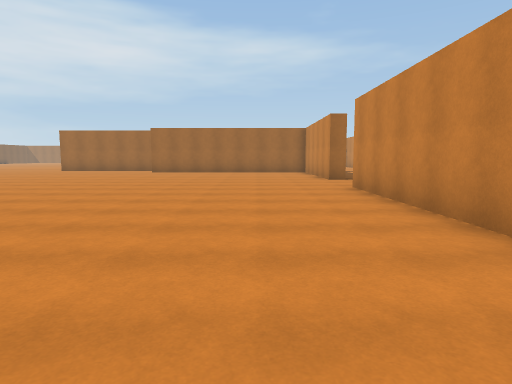
[1] (above)

21 first-person views from a walk through a scene from a Unity 3-D project. The camera is 1.4 m above the floor, tilts 6° down and sees 75° across. Doors are open. The floor is counted in squares, 2 m on a side. Each view is taken from the middle of a square. On the plan, view 1 faces up. The plan holds only what a view shows up to about 10 squares ahead; the rest is blank. The place goes on beyond the plan. The player is left out.

[2]
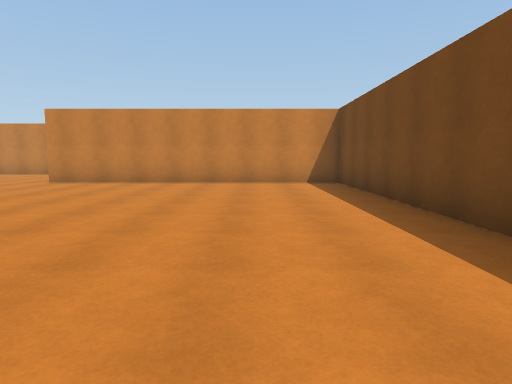

[3]
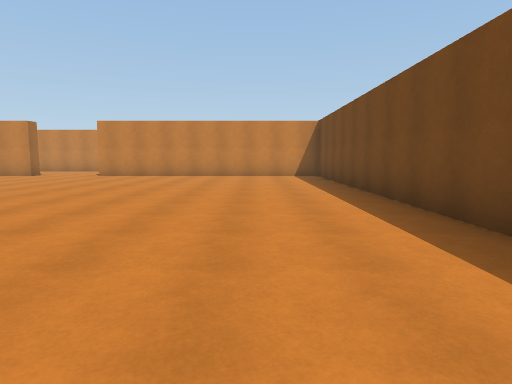

[4]
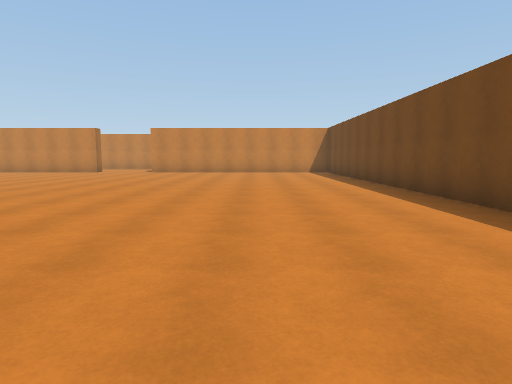

[5]
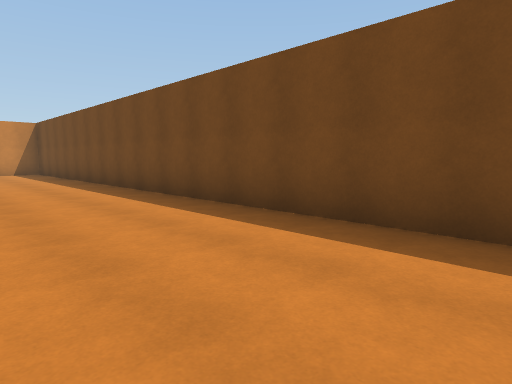

[6]
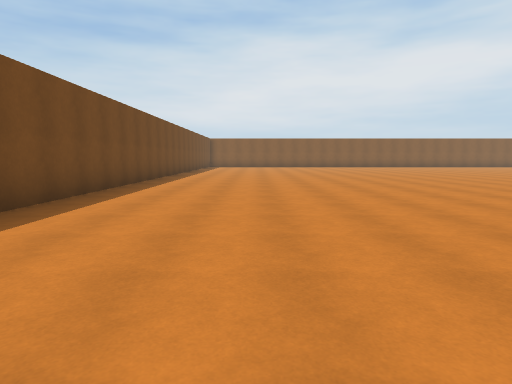

[7]
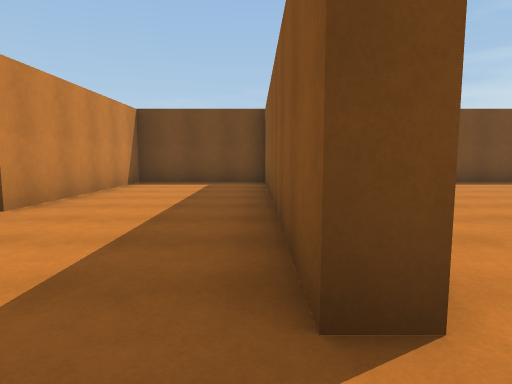

[8]
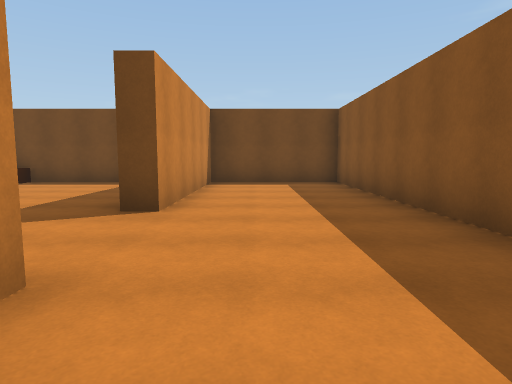

[9]
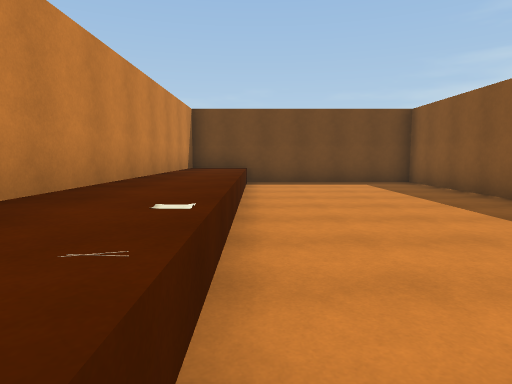

[10]
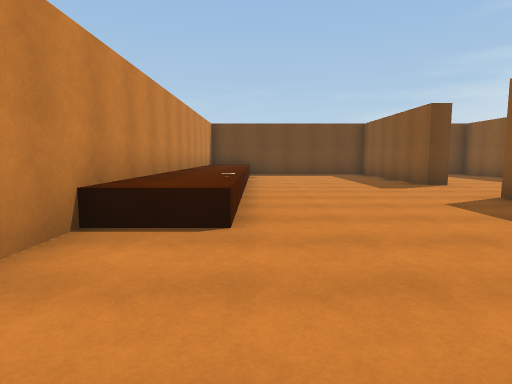

[11]
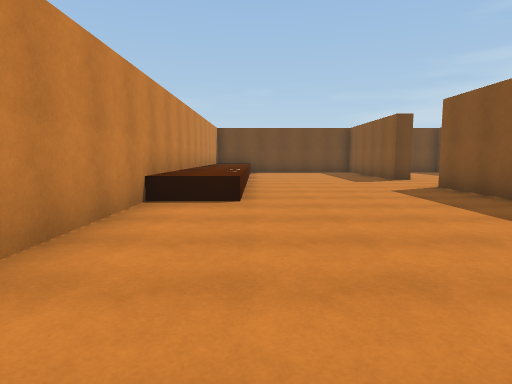

[12]
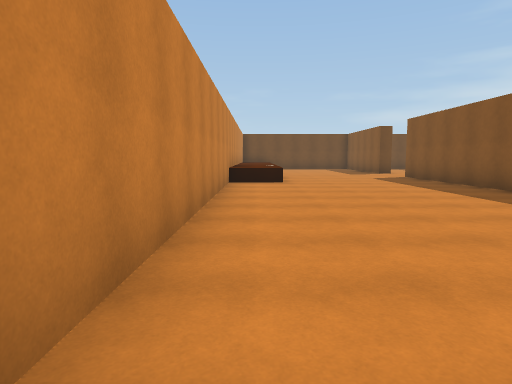

[13]
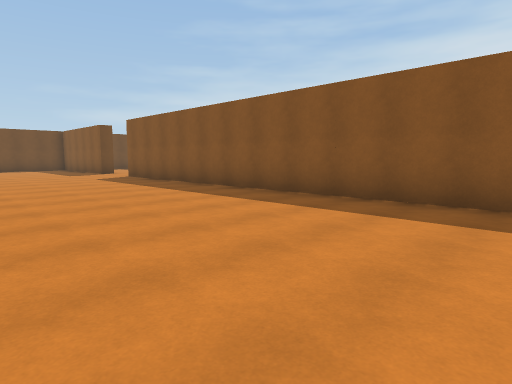

[14]
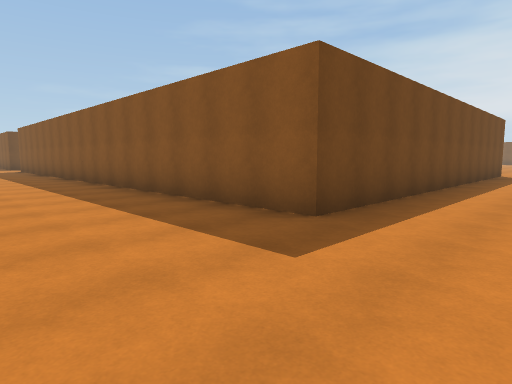

[15]
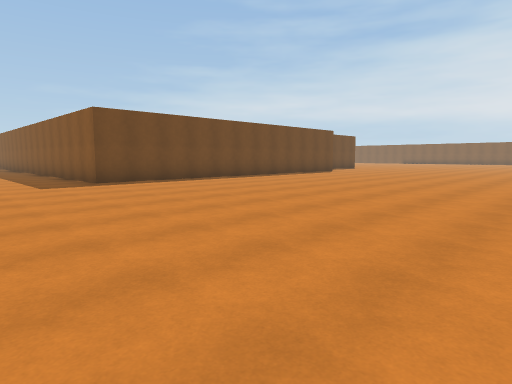

[16]
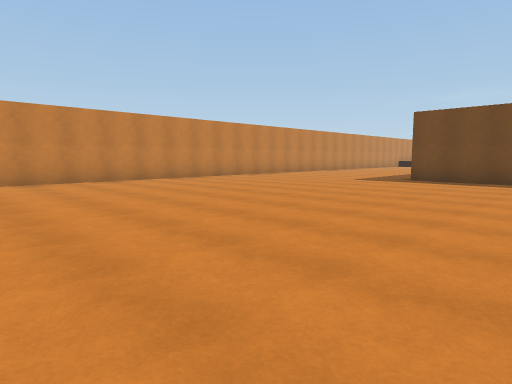

[17]
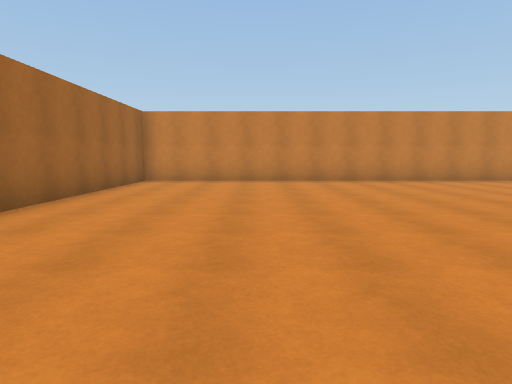

[18]
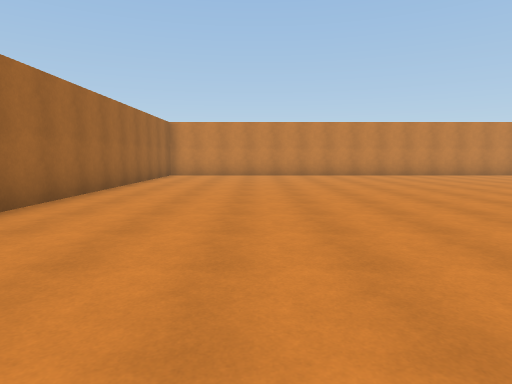

[19]
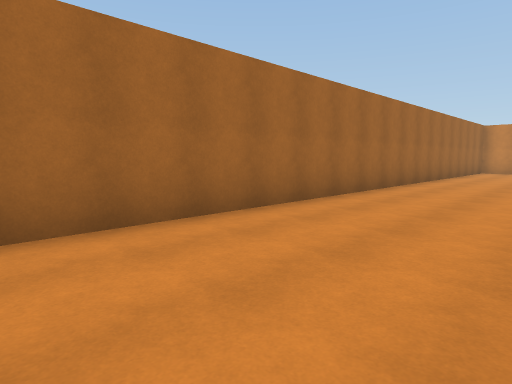

[20]
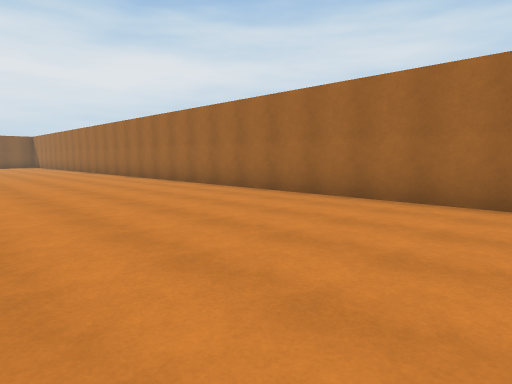

[21]
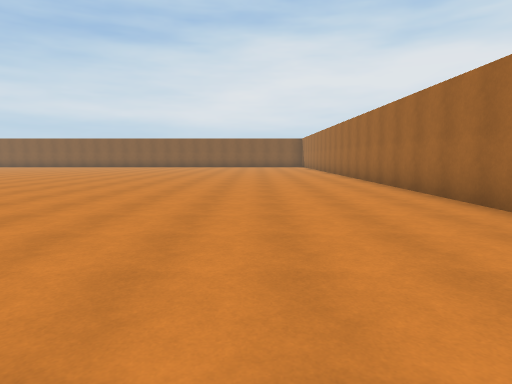

### Floor plan
Points are (right, up) in squares from view 1. A wall is a line through its corners. A room is listed if a view was taken in it or the views show most of it. See-through windows are left out.
Room 1 (views 1, 2, 3, 4, 5, 6)
walls: (-13.1, -0.3) (2.3, -0.3) (2.3, 7.8)
ways out: opening at (3, 9) to room 2
Room 2 (views 7, 8, 9, 10, 11, 12, 13, 14, 15, 16, 17, 18, 19, 20, 21)
walls: (-2, 23.8) (6.7, 23.8) (6.7, 7.2); (12.7, 28.5) (12.7, 39.2) (-13, 39.2); (2.3, 7.8) (2.7, 7.8) (2.7, -0.3) (6.2, -0.3) (6.2, 4.8) (6.7, 4.8) (6.7, -0.3) (12.7, -0.3) (12.7, 18.1)
low walls: (11.2, 8.8) (11.2, 9.8) (12.8, 9.8); (11.2, 7.6) (11.2, 8.6); (11.2, 5.5) (11.2, 6.6); (11.2, -0.2) (11.2, 0.2)
ways out: opening at (3, 9) to room 1
objects: other object (12, 7)

Positions as (right, up) in squares from view 1, and headings:
1: (0, 0), facing up
2: (-7, 2), facing right
3: (-10, 2), facing right
4: (-13, 3), facing right
5: (-13, 3), facing down-right
6: (-3, 3), facing left
7: (3, 9), facing down
8: (5, 9), facing down
9: (11, 9), facing down
10: (11, 13), facing down
11: (11, 15), facing down
12: (12, 19), facing down
13: (12, 19), facing down-left
14: (10, 26), facing down-left
15: (10, 33), facing down-left
16: (3, 34), facing down-right
17: (3, 36), facing right
18: (0, 36), facing right
19: (-4, 36), facing up-right
20: (-1, 34), facing up-left
21: (-3, 36), facing left
